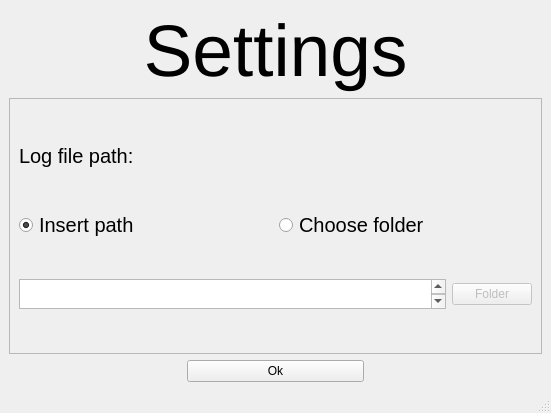
<?xml version="1.0" encoding="UTF-8"?>
<ui version="4.0">
 <class>MainWindow</class>
 <widget class="QMainWindow" name="MainWindow">
  <property name="geometry">
   <rect>
    <x>0</x>
    <y>0</y>
    <width>551</width>
    <height>413</height>
   </rect>
  </property>
  <property name="windowTitle">
   <string>MainWindow</string>
  </property>
  <property name="animated">
   <bool>true</bool>
  </property>
  <widget class="QWidget" name="centralwidget">
   <layout class="QGridLayout" name="gridLayout">
    <item row="1" column="0">
     <widget class="QScrollArea" name="scrollArea">
      <property name="widgetResizable">
       <bool>true</bool>
      </property>
      <widget class="QWidget" name="scrollAreaWidgetContents">
       <property name="geometry">
        <rect>
         <x>0</x>
         <y>0</y>
         <width>531</width>
         <height>252</height>
        </rect>
       </property>
       <layout class="QVBoxLayout" name="verticalLayout">
        <item>
         <widget class="QLabel" name="log_file_path_label">
          <property name="maximumSize">
           <size>
            <width>16777215</width>
            <height>30</height>
           </size>
          </property>
          <property name="font">
           <font>
            <family>Arial</family>
            <pointsize>15</pointsize>
            <weight>50</weight>
            <italic>false</italic>
            <bold>false</bold>
           </font>
          </property>
          <property name="styleSheet">
           <string notr="true">font: 15pt &quot;Arial&quot;;</string>
          </property>
          <property name="text">
           <string>Log file path:</string>
          </property>
         </widget>
        </item>
        <item>
         <layout class="QHBoxLayout" name="log_file_path_horizontalLayout" stretch="1,1">
          <item>
           <widget class="QRadioButton" name="insert_path_radio_btn">
            <property name="font">
             <font>
              <family>Arial</family>
              <pointsize>15</pointsize>
             </font>
            </property>
            <property name="autoFillBackground">
             <bool>false</bool>
            </property>
            <property name="text">
             <string>Insert path</string>
            </property>
            <property name="checked">
             <bool>true</bool>
            </property>
           </widget>
          </item>
          <item>
           <widget class="QRadioButton" name="choose_folder_radio_btn">
            <property name="font">
             <font>
              <family>Arial</family>
              <pointsize>15</pointsize>
             </font>
            </property>
            <property name="text">
             <string>Choose folder</string>
            </property>
           </widget>
          </item>
         </layout>
        </item>
        <item>
         <layout class="QHBoxLayout" name="log_file_horizontalLayout" stretch="3,0">
          <item>
           <widget class="QTextEdit" name="log_file_path_text_edit">
            <property name="enabled">
             <bool>true</bool>
            </property>
            <property name="sizePolicy">
             <sizepolicy hsizetype="Minimum" vsizetype="Expanding">
              <horstretch>0</horstretch>
              <verstretch>0</verstretch>
             </sizepolicy>
            </property>
            <property name="maximumSize">
             <size>
              <width>16777215</width>
              <height>30</height>
             </size>
            </property>
            <property name="font">
             <font>
              <family>Arial</family>
              <pointsize>15</pointsize>
              <kerning>false</kerning>
             </font>
            </property>
           </widget>
          </item>
          <item>
           <widget class="QPushButton" name="choose_folder_btn">
            <property name="enabled">
             <bool>false</bool>
            </property>
            <property name="text">
             <string>Folder</string>
            </property>
           </widget>
          </item>
         </layout>
        </item>
        <item>
         <layout class="QHBoxLayout" name="max_identical_consecutive_trials_horizontalLayout"/>
        </item>
        <item>
         <layout class="QHBoxLayout" name="max_trial_duration_horizontalLayout"/>
        </item>
       </layout>
      </widget>
     </widget>
    </item>
    <item row="0" column="0">
     <layout class="QGridLayout" name="main_gridLayout">
      <item row="0" column="0">
       <widget class="QLabel" name="headline_label">
        <property name="sizePolicy">
         <sizepolicy hsizetype="Minimum" vsizetype="Minimum">
          <horstretch>0</horstretch>
          <verstretch>0</verstretch>
         </sizepolicy>
        </property>
        <property name="minimumSize">
         <size>
          <width>400</width>
          <height>40</height>
         </size>
        </property>
        <property name="maximumSize">
         <size>
          <width>16777215</width>
          <height>100</height>
         </size>
        </property>
        <property name="baseSize">
         <size>
          <width>0</width>
          <height>0</height>
         </size>
        </property>
        <property name="font">
         <font>
          <family>Arial</family>
          <pointsize>55</pointsize>
          <weight>50</weight>
          <italic>false</italic>
          <bold>false</bold>
         </font>
        </property>
        <property name="mouseTracking">
         <bool>false</bool>
        </property>
        <property name="tabletTracking">
         <bool>false</bool>
        </property>
        <property name="acceptDrops">
         <bool>false</bool>
        </property>
        <property name="toolTip">
         <string/>
        </property>
        <property name="styleSheet">
         <string notr="true">font: 55pt &quot;Arial&quot;;</string>
        </property>
        <property name="frameShape">
         <enum>QFrame::NoFrame</enum>
        </property>
        <property name="frameShadow">
         <enum>QFrame::Sunken</enum>
        </property>
        <property name="lineWidth">
         <number>1</number>
        </property>
        <property name="midLineWidth">
         <number>0</number>
        </property>
        <property name="text">
         <string>Settings</string>
        </property>
        <property name="scaledContents">
         <bool>false</bool>
        </property>
        <property name="alignment">
         <set>Qt::AlignCenter</set>
        </property>
        <property name="wordWrap">
         <bool>true</bool>
        </property>
        <property name="margin">
         <number>0</number>
        </property>
        <property name="indent">
         <number>-1</number>
        </property>
        <property name="openExternalLinks">
         <bool>false</bool>
        </property>
       </widget>
      </item>
     </layout>
    </item>
    <item row="2" column="0">
     <layout class="QHBoxLayout" name="accept_horizontalLayout" stretch="1,1,1">
      <item>
       <spacer name="left_horizontalSpacer">
        <property name="orientation">
         <enum>Qt::Horizontal</enum>
        </property>
        <property name="sizeHint" stdset="0">
         <size>
          <width>40</width>
          <height>20</height>
         </size>
        </property>
       </spacer>
      </item>
      <item>
       <widget class="QPushButton" name="settings_ok_back_btn">
        <property name="text">
         <string>Ok</string>
        </property>
       </widget>
      </item>
      <item>
       <spacer name="right_horizontalSpacer">
        <property name="orientation">
         <enum>Qt::Horizontal</enum>
        </property>
        <property name="sizeHint" stdset="0">
         <size>
          <width>40</width>
          <height>20</height>
         </size>
        </property>
       </spacer>
      </item>
     </layout>
    </item>
   </layout>
  </widget>
  <widget class="QStatusBar" name="statusbar"/>
 </widget>
 <resources/>
 <connections/>
</ui>
